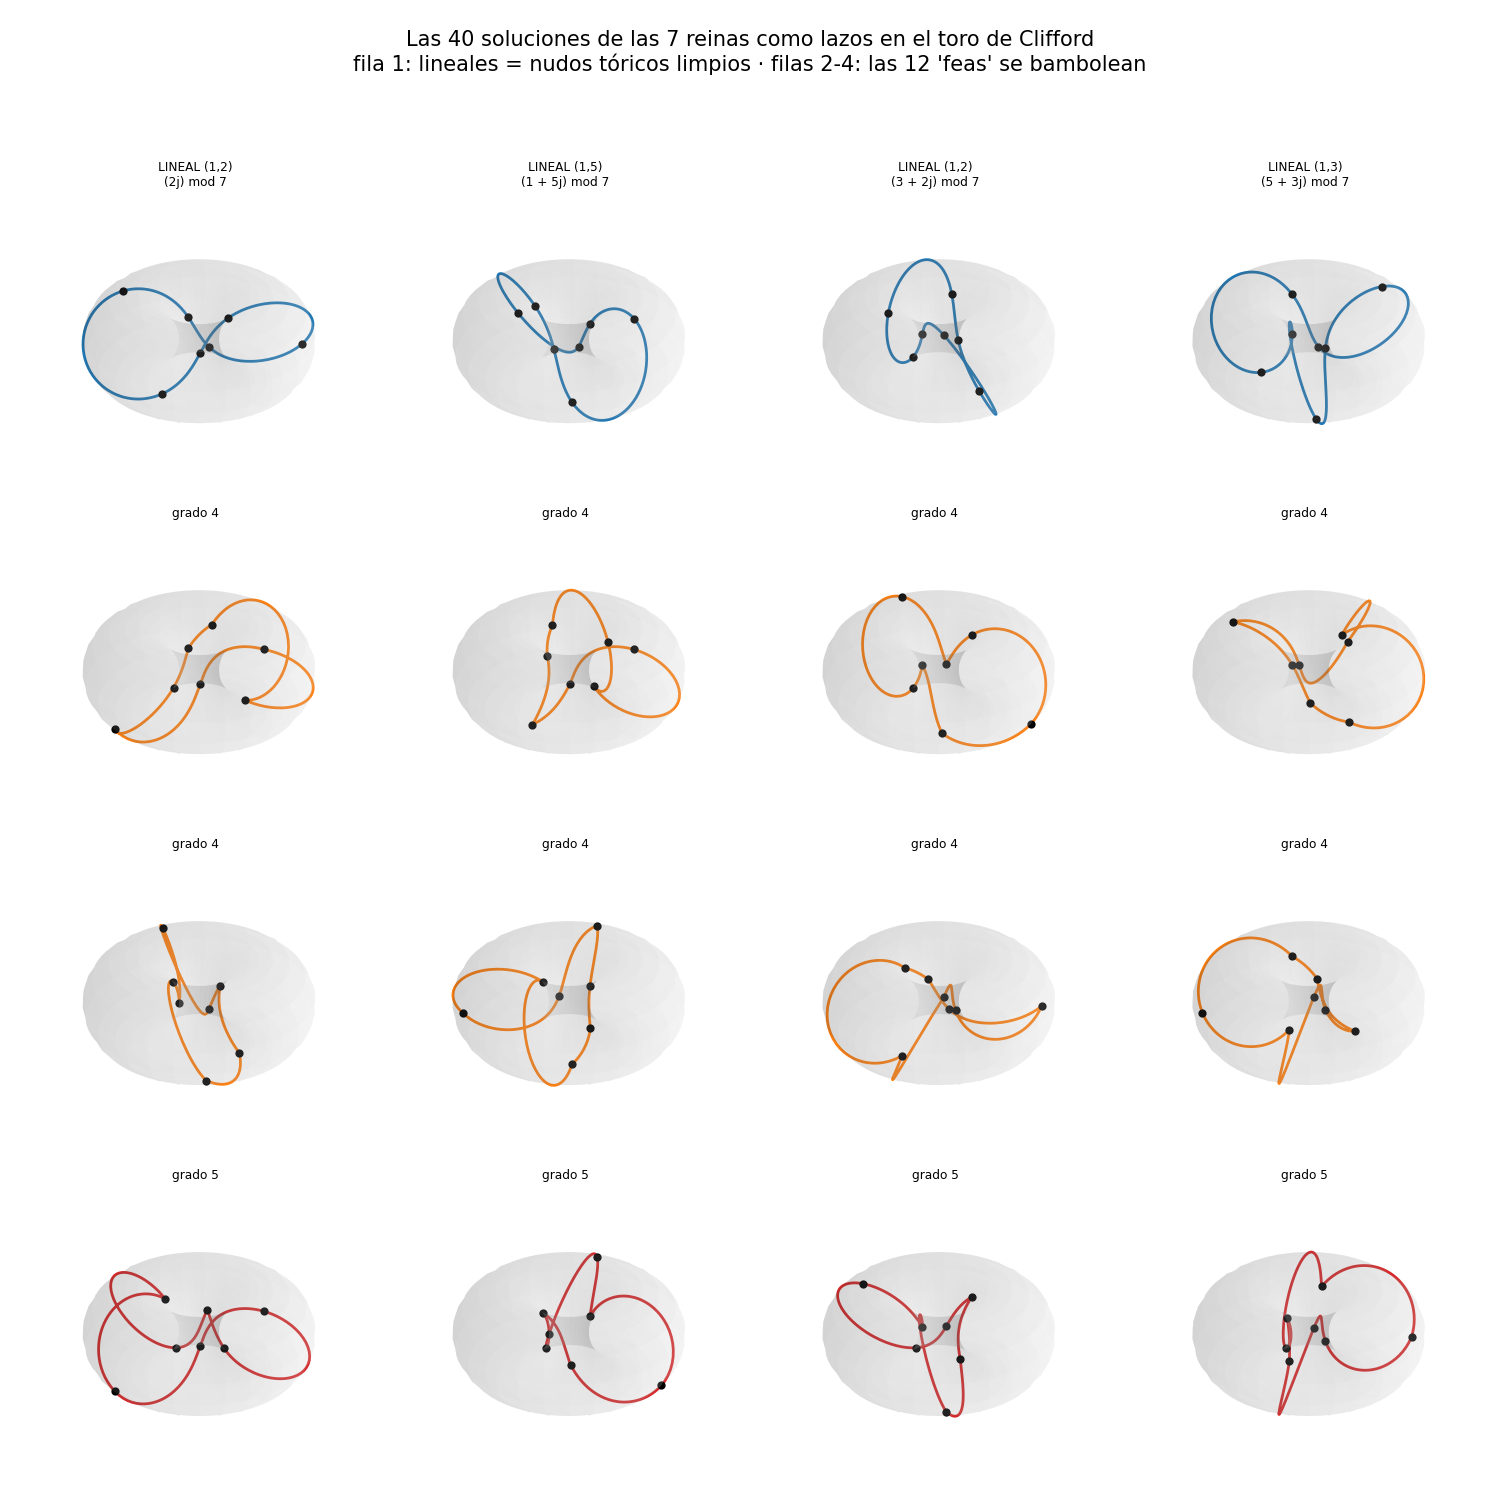

The Python source for this figure:
"""
Las 40 soluciones de las 7 reinas como lazos CERRADOS en el toro de Clifford (proy. R³).

Conectamos las reinas en orden de fila (r=0..N-1->0) por segmentos geodesicos del
toro plano. Las lineales (grado 1) salen nudos toricos (1,m) limpios; las de grado
alto salen lazos que se bambolean fuera de la geodesica. Mismo método para todas.
"""

import numpy as np
import matplotlib.pyplot as plt

from discover_queens_formula import solve_queens, min_degree_poly, fmt_poly

S2 = np.sqrt(2.0)


def clifford_r3(u, v):
    a = np.cos(u) / S2; b = np.sin(u) / S2
    c = np.cos(v) / S2; d = np.sin(v) / S2
    k = 1.0 - d
    return a / k, b / k, c / k


def torus_loop(sol, N, nper=50):
    U, V = [], []
    for r in range(N):
        u0, u1 = 2 * np.pi * r / N, 2 * np.pi * (r + 1) / N
        v0 = 2 * np.pi * sol[r] / N
        v1 = 2 * np.pi * sol[(r + 1) % N] / N
        dv = (v1 - v0 + np.pi) % (2 * np.pi) - np.pi        # wrap mas corto
        t = np.linspace(0, 1, nper, endpoint=False)
        U.append(u0 + (u1 - u0) * t)
        V.append(v0 + dv * t)
    return np.concatenate(U), np.concatenate(V)


def torus_surface(ax):
    u = np.linspace(0, 2 * np.pi, 60); v = np.linspace(0, 2 * np.pi, 60)
    Ug, Vg = np.meshgrid(u, v)
    X, Y, Z = clifford_r3(Ug, Vg)
    ax.plot_surface(X, Y, Z, color="0.85", alpha=0.12, linewidth=0)


def draw(ax, sol, N, color, title):
    torus_surface(ax)
    u, v = torus_loop(sol, N)
    X, Y, Z = clifford_r3(u, v)
    ax.plot(X, Y, Z, color=color, lw=1.6)
    for r in range(N):
        x, y, z = clifford_r3(2 * np.pi * r / N, 2 * np.pi * sol[r] / N)
        ax.scatter(x, y, z, s=14, c="black")
    ax.set_title(title, fontsize=7)
    ax.set_box_aspect((1, 1, 1)); ax.set_axis_off()
    ax.view_init(elev=30, azim=-55)
    for lim in (ax.set_xlim, ax.set_ylim, ax.set_zlim):
        lim(-1.8, 1.8)


def main(N=7):
    sols = solve_queens(N)
    lin, non = [], []
    for s in sols:
        d, c = min_degree_poly(s)
        (lin if d == 1 else non).append((s, d, c))
    non.sort(key=lambda e: e[1])
    color = {1: "#1f77b4", 4: "#ff7f0e", 5: "#d62728"}

    fig = plt.figure(figsize=(12, 12))
    # fila 0: 4 lineales (nudos toricos limpios)
    for k in range(4):
        s, d, c = lin[k * 7]
        ax = fig.add_subplot(4, 4, k + 1, projection="3d")
        draw(ax, s, N, color[1], f"LINEAL (1,{(s[1]-s[0])%N})\n{fmt_poly(c)}")
    # filas 1-3: las 12 no lineales
    for idx, (s, d, c) in enumerate(non):
        ax = fig.add_subplot(4, 4, 5 + idx, projection="3d")
        draw(ax, s, N, color[d], f"grado {d}")

    fig.suptitle("Las 40 soluciones de las 7 reinas como lazos en el toro de Clifford\n"
                 "fila 1: lineales = nudos tóricos limpios · filas 2-4: las 12 'feas' se bambolean",
                 fontsize=12)
    fig.tight_layout(rect=[0, 0, 1, 0.95])
    fig.savefig("clifford_nonlinear.png", dpi=125)
    print("Guardado: clifford_nonlinear.png")


if __name__ == "__main__":
    main(7)
